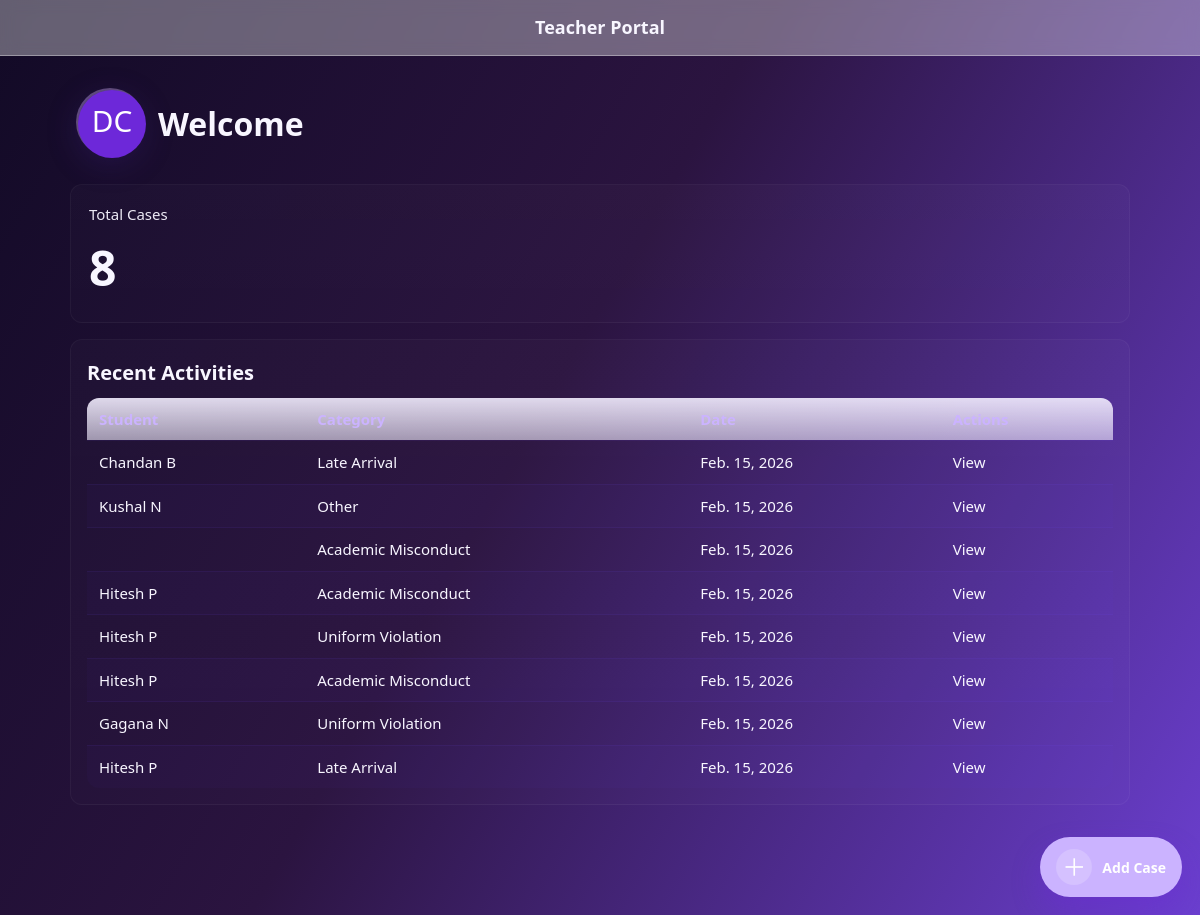
The page /teacher-dashboard/ (signed in) on the database its author committed.
### DisciplineCommittee/models.py (models this page shows, shortened)
class Case(models.Model):
    CASE_TYPES = [
        ("Late Arrival", "Late Arrival"),
        ("Academic Misconduct", "Academic Misconduct"),
        ("Uniform Violation", "Uniform Violation"),
        ("Other", "Other"),
    ]
    usn = models.CharField(max_length=20)
    student_name = models.CharField(max_length=100)
    year = models.CharField(max_length=20)
    department = models.CharField(max_length=50)
    case_type = models.CharField(max_length=50, choices=CASE_TYPES)
    date = models.DateField()
    description = models.TextField(blank=True)
    created_by = models.ForeignKey(
        settings.AUTH_USER_MODEL,
        on_delete=models.CASCADE,
        related_name="cases"
    )
    created_at = models.DateTimeField(auto_now_add=True)

### DisciplineCommittee/views.py (the view)
# urls.py: path('teacher-dashboard/', views.teacher_dashboard, name='teacher_dashboard'),
@login_required(login_url='teacher_login')
def teacher_dashboard(request):
    cases = Case.objects.filter(
        created_by=request.user
    ).order_by("-created_at")[:10]
    total_cases = Case.objects.filter(
        created_by=request.user
    ).count()
    profile = None
    try:
        t = TeacherProfile.objects.get(user=request.user)
        profile = {
            'fullName': t.full_name,
            'teacherId': t.employee_id,
            'email': request.user.email,
            'phone': t.phone,
            'department': t.department,
            'address': t.address,
        }
    except TeacherProfile.DoesNotExist:
        profile = None
    return render(request, 'teacherdashboard.html', {
        'profile': profile,
        'cases': cases,
        'total_cases': total_cases,
    })

### DisciplineCommittee/templates/teacherdashboard.html (shortened to what this page needs)
<!DOCTYPE html>
<html lang="en">
<head>
  {% load static %}
  <link rel="stylesheet" href="{% static 'DisciplineCommittee/teacherdashboard.css' %}">
</head>
<body class="teacher">
  <header class="top-header">
    <div class="top-header-inner">
      <div class="brand">Teacher Portal</div>
    </div>
  </header>
  <div class="app">
    <div class="profile">
      <div class="avatar">
        <img src="{% static 'DisciplineCommittee/favicon.svg' %}" alt="Teacher" class="avatar-img">
      </div>
      <h2>Welcome</h2>
    </div>
    <div class="card">
      <p>Total Cases</p>
      <h1>{{ total_cases }}</h1>
    </div>
    <div class="activities">
      <h3>Recent Activities</h3>
      <div class="table-wrap">
        <table>
          <thead>
            <tr>
              <th>Student</th>
              <th>Category</th>
              <th>Date</th>
              <th>Actions</th>
            </tr>
          </thead>
          <tbody>
{% for case in cases %}
<tr>
    <td>{{ case.student_name }}</td>
    <td>{{ case.case_type }}</td>
    <td>{{ case.date }}</td>
    <td>View</td>
</tr>
{% empty %}
<tr>
    <td colspan="4">No cases added yet</td>
</tr>
{% endfor %}
</tbody>
        </table>
      </div>
    </div>
  </div>
  <a class="fab" href="{% url 'add_case' %}">
    <span class="fab-icon">＋</span>
    <span class="fab-text">Add Case</span>
  </a>
</body>
</html>

### DisciplineCommittee/static/DisciplineCommittee/teacherdashboard.css (style rules this page uses)
:root { --primary-color: #6D28D9; --accent: var(--primary-color); }
* { box-sizing: border-box; margin:0; padding:0; font-family: 'Poppins', 'Segoe UI', system-ui, sans-serif; }
body.teacher { --primary-color: #8a60f0; --accent: #8a60f0; --bg-gradient: linear-gradient(120deg,#120a26 0%, #2b1440 45%, #6b3fcf 100%); --card-bg: linear-gradient(180deg, rgba(255,255,255,0.02), rgba(255,255,255,0.01)); --card-border: rgba(255,255,255,0.04); --text-primary: #f8f6ff; --muted: rgba(248,246,255,0.95); --purple: #cbb3ff; background: var(--bg-gradient); color: var(--text-primary); font-size: 16px; line-height: 1.5; }
.card h1 { font-size:48px; color: var(--text-primary); margin-top:8px; }
.profile { display:flex; align-items:center; gap:14px; }
.avatar { width:68px; height:68px; border-radius:50%; box-shadow: 0 8px 30px rgba(63,37,136,0.28); }
.top-header { display:none; }
.top-header-inner { max-width:1100px; margin:0 auto; padding:14px 20px; display:flex; justify-content:center; align-items:center; }
.brand { font-weight:800; font-size:18px; }
.app { width:100%; max-width:1100px; margin:0 auto; min-height:100vh; padding:20px; padding-bottom:110px; }
.profile { padding:8px 6px 2px; }
.avatar { background:linear-gradient(90deg,#56417b,#5b4574); border-radius:50%; margin-bottom:10px; border:2px solid rgba(255,255,255,0.04); }
.avatar-img { width:68px; height:68px; border-radius:50%; display:block; object-fit:cover; }
.profile h2 { font-size:32px; font-weight:800; margin-bottom:6px; color:var(--text-primary); }
.card, .activities { background:var(--card-bg); border-radius:12px; border:1px solid var(--card-border); box-shadow:var(--shadow-lg); }
.card { padding:18px; margin:16px 0; }
.card p { font-size:15px; color:var(--muted); }
.card h1 { font-size:48px; color:var(--text-primary); margin-top:6px; font-weight:800; }
.activities { padding:16px; }
.activities h3 { margin:2px 0 10px; font-size:20px; font-weight:700; color:var(--text-primary); }
.table-wrap { overflow-x:auto; border-radius:12px; }
table { width:100%; border-collapse:collapse; font-size:15px; min-width:320px; }
th, td { padding:10px 12px; border-bottom:1px solid rgba(112,80,255,0.08); text-align:left; }
th { background:linear-gradient(180deg, rgba(243,238,255,0.9), rgba(243,238,255,0.6)); color:var(--purple); font-weight:700; position: sticky; top: 0; z-index: 2; }
tbody tr:nth-child(even) { background: rgba(112,80,255,0.03); }
tbody tr:last-child td { border-bottom:none; }
.fab { position:fixed; right:18px; bottom:18px; z-index:10; background:var(--purple); color:#fff; text-decoration:none; display:inline-flex; align-items:center; gap:10px; padding:12px 16px; border-radius:999px; box-shadow:0 14px 28px rgba(109,40,217,0.35); }
.fab-icon { width:36px; height:36px; border-radius:50%; background:rgba(255,255,255,0.18); display:flex; align-items:center; justify-content:center; font-size:24px; }
.fab-text { font-size:14px; font-weight:700; }
@media (min-width:1024px) { .top-header { display:block; position:sticky; top:0; z-index:5; background:rgba(255,255,255,0.35); backdrop-filter:blur(8px); border-bottom:1px solid rgba(255,255,255,0.35); } }
@media (min-width:1024px) { .app { padding-top:24px; } }

### rows shown on the page
Case: student_name "Chandan B", case_type "Late Arrival", date "Feb. 15, 2026"
Case: student_name "Kushal N", case_type "Other", date "Feb. 15, 2026"
Case: case_type "Academic Misconduct", date "Feb. 15, 2026"
Case: student_name "Hitesh P", case_type "Academic Misconduct", date "Feb. 15, 2026"
Case: student_name "Hitesh P", case_type "Uniform Violation", date "Feb. 15, 2026"
Case: student_name "Hitesh P", case_type "Academic Misconduct", date "Feb. 15, 2026"
Case: student_name "Gagana N", case_type "Uniform Violation", date "Feb. 15, 2026"
Case: student_name "Hitesh P", case_type "Late Arrival", date "Feb. 15, 2026"

### other values the page prints
{{ total_cases }} "8"
